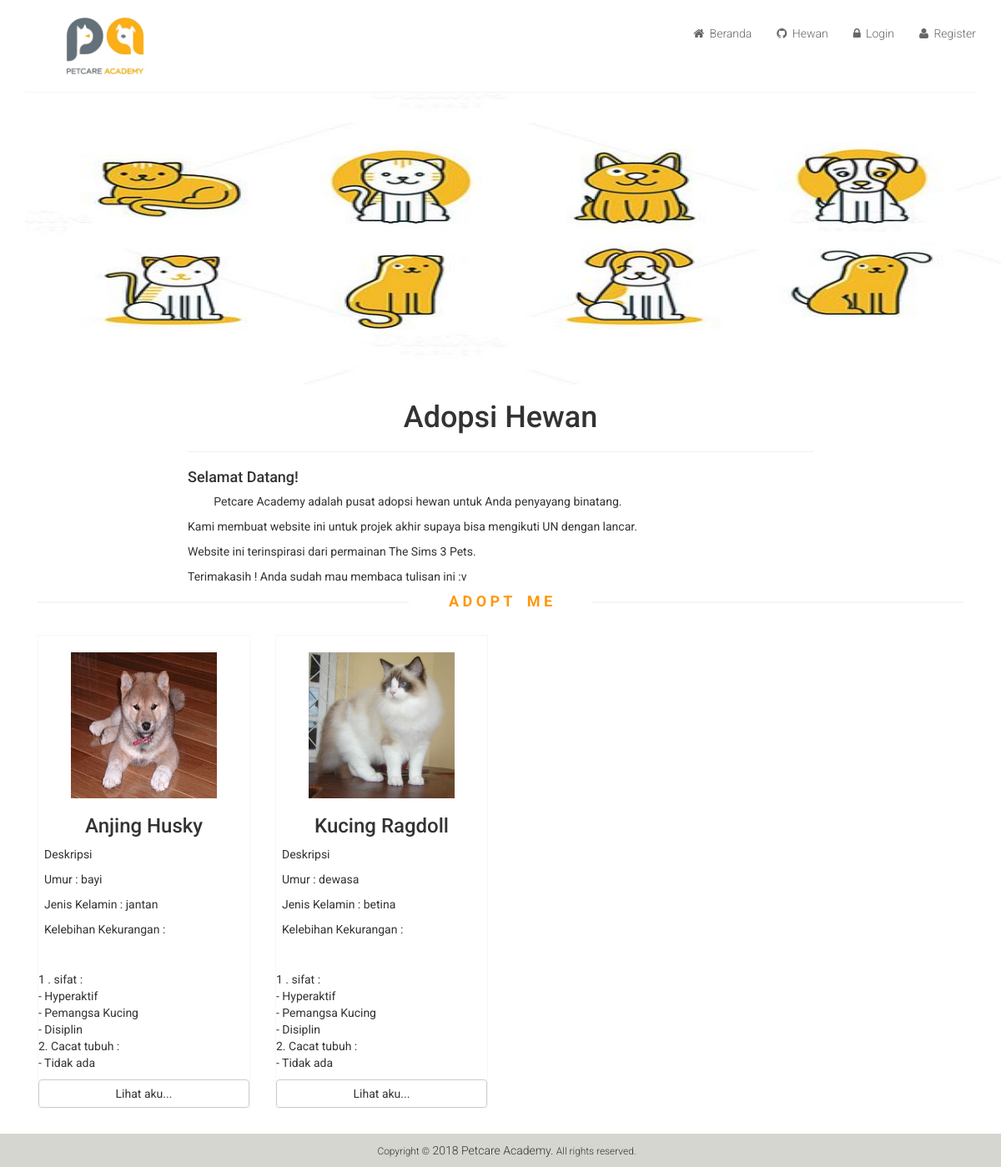
The app's page /user/index.php with its own data.
### tables this page shows
CREATE TABLE `hewan` (
  `id_hewan` int(10) NOT NULL,
  `image` varchar(50) NOT NULL,
  `jenis_hewan` varchar(20) NOT NULL,
  `ras` varchar(25) NOT NULL,
  `umur` enum('bayi','dewasa') NOT NULL,
  `kelamin` enum('jantan','betina') NOT NULL,
  `deskripsi` text NOT NULL,
  `harga` varchar(10) NOT NULL
);

### user/blog.php (the view)
<div class="container">
	<div class="row">
		<div class="col-sm-12 text-center">
				<img src="images/b53f193f4705b95f12c7326753d737a4.jpg" class="img-fluid" alt="Responsive image" width="1175" height="350">
		</div>
	</div>
</div>
<div class="container">
	<div class="row">
		<div class="col-sm-2"></div>
		<div class="col-sm-8">
			<h1 class="text-center">Adopsi Hewan</h1>
			<hr>
			<h4>Selamat Datang!</h4>
			<p>&nbsp;&nbsp;&nbsp;&nbsp;&nbsp;&nbsp;&nbsp;&nbsp;&nbsp;Petcare Academy adalah pusat adopsi hewan untuk Anda penyayang binatang.</p>
			<p>Kami membuat website ini untuk projek akhir supaya bisa mengikuti UN dengan lancar.</p>
			<p>Website ini terinspirasi dari permainan The Sims 3 Pets.</p>
			<p>Terimakasih ! Anda sudah mau membaca tulisan ini :v</p>
		</div>
		<div class="col-sm-2"></div>
	</div>
</div>
<div class="container">
	<div class="row">
		<?php
			$cek = mysql_query("SELECT * FROM hewan");
			if (mysql_num_rows($cek) < 1) {
			?>
			<div class="col-sm-9">
				<div class="features_items">
				</div>
			</div>
			<?php
			}elseif (mysql_num_rows($cek) >= 1) {
				?>
					<div class="col-sm-12">
					<div class="features_items">
						<h2 class="title text-center">A d o p t &nbsp;&nbsp; M e</h2>
						<?php
							$hewan = mysql_query("SELECT * FROM hewan GROUP BY jenis_hewan LIMIT 0,5");
							while ($b = mysql_fetch_array($hewan)) {
							extract($b);
						 ?>
						<div class="col-sm-3">
							<div class="product-image-wrapper">
								<div class="single-products">
									<br>
										<div class="text-center">
											<img src="../adopsi-hewan-pihak-admin/production/images/pet/<?php echo $image;?>" clas="text-center" width="175" height="175" alt="" />
										</div>
										<h3 class="text-center"><?php echo $jenis_hewan." ".$ras; ?></h3>
									<p>&nbsp;&nbsp;Deskripsi </p>
									<p>&nbsp;&nbsp;Umur : <?php echo $umur; ?></p>
									<p>&nbsp;&nbsp;Jenis Kelamin : <?php echo $kelamin; ?></p>
									<p>&nbsp;&nbsp;Kelebihan Kekurangan : </p>
									<p>&nbsp;&nbsp;<?php echo $deskripsi; ?></p>
										<a href="index.php?a=detail&hewan=<?php echo $id_hewan;?>&ras=<?php echo $ras;?>&jenis=<?php echo $jenis_hewan; ?>" class="btn btn-default add-to-car col-md-12">Lihat aku...</a>
								</div>
							</div>
						</div>
			<?php
				}
			}
		 ?>
	</div>
</div>

### user/css/main.css (style rules this page uses)
body { font-family: 'Roboto', sans-serif; background:; position: relative; font-weight:400px; }
a { -webkit-transition: 300ms; -moz-transition: 300ms; -o-transition: 300ms; transition: 300ms; }
h1, h2, h3, h4, h5, h6 { font-family: 'Roboto', sans-serif; }
.left-sidebar h2:after, h2.title:after { content: " "; position: absolute; border: 1px solid #f5f5f5; bottom:8px; left: 0; width: 100%; height: 0; z-index: -2; }
h2.title:before { content: " "; position: absolute; background: #fff; bottom: -6px; width: 220px; height: 30px; z-index: -1; left: 50%; margin-left: -110px; }
.features_items { overflow:hidden; }
h2.title { color: #FE980F; font-family: 'Roboto', sans-serif; font-size: 18px; font-weight: 700; margin: 0 15px; text-transform: uppercase; margin-bottom: 30px; position: relative; }
.product-image-wrapper { border:1px solid #F7F7F5; overflow: hidden; margin-bottom:30px; }
.single-products { position: relative; }

### records on screen
hewan: image (picture), jenis_hewan "Anjing", ras "Husky", umur "bayi", kelamin "jantan", deskripsi "1 . sifat : - Hyperaktif - Pemangsa Kucing - Disiplin 2. Cacat tubuh : - Tidak ada"
hewan: image (picture), jenis_hewan "Kucing", ras "Ragdoll", umur "dewasa", kelamin "betina", deskripsi "1 . sifat : - Hyperaktif - Pemangsa Kucing - Disiplin 2. Cacat tubuh : - Tidak ada"
